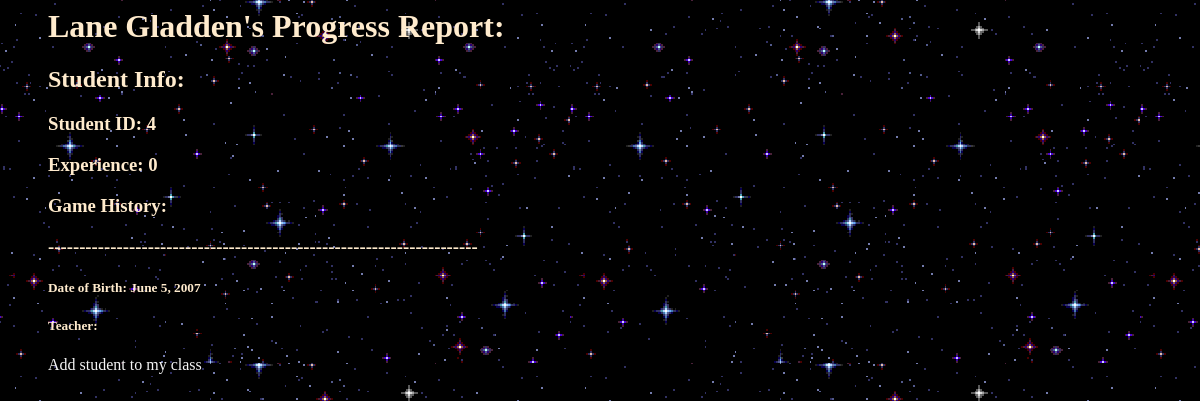
The app's page /users/studentReport/4 (signed in), older data.
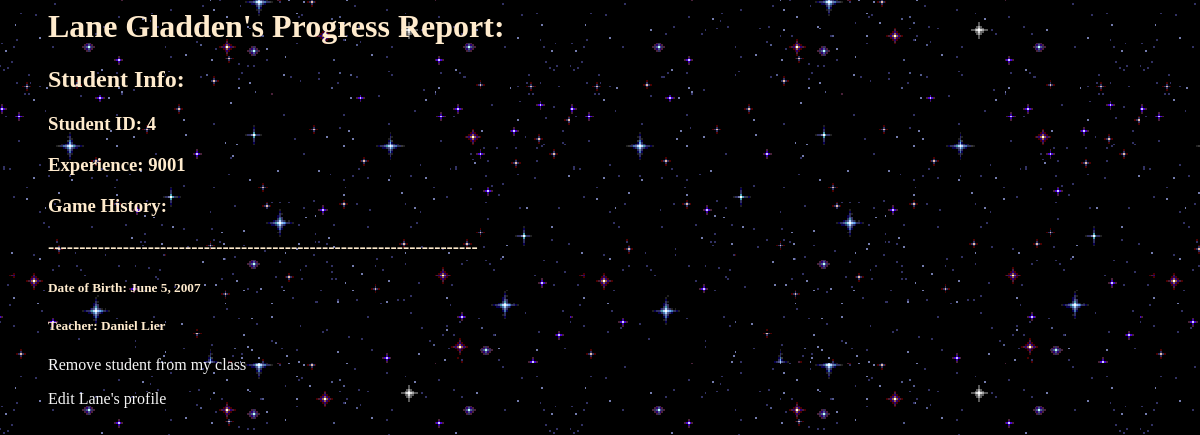
The same page, newer data.
### users/models.py (models this page shows)
class Student(models.Model):
    user = models.OneToOneField(CustomUser, on_delete=models.CASCADE, primary_key=True)
    teacher_id = models.ForeignKey(Teacher, on_delete=models.SET_NULL, null=True, default=None)
    total_xp = models.IntegerField(default=0)

class CustomUser(AbstractUser):
    id = models.IntegerField(auto_created=True, primary_key=True)
    fname = models.CharField(default='', max_length=15)
    lname = models.CharField(default='', max_length=25)
    birthdate = models.DateField(default='1900-01-01')
    is_student = models.BooleanField('student status', default=False)
    is_teacher = models.BooleanField('teacher status', default=False)
    def __str__(self):
        string = ' '
        string = self.fname + string + self.lname
        return string

class Teacher(models.Model):
    user = models.OneToOneField(CustomUser, on_delete=models.CASCADE, primary_key=True)

### users/views.py (the view)
# urls.py: path('studentReport/<int:student_id>', views.studentReport, name='studentReport'),
def studentReport(request, student_id):
    user = get_object_or_404(CustomUser, id = student_id)
    student = user.student
    teacher = request.user.teacher
    games = GameInstance.objects.all()
    return render(request, 'studentReport.html', {'student': student, 'teacher': teacher, 'games': games})

### templates/studentReport.html (shortened to what this page needs)
{% load static %}
<link rel="stylesheet" type="text/css" href="{% static 'users/style.css' %}">
{% if student %}
    <ul>
        <H1>{{ student.user.fname }} {{ student.user.lname }}'s Progress Report:</H1>
        <h2>Student Info:</h2>
        <h3>Student ID: {{ student.user.id }}</h3>
        <h3>Experience: {{ student.total_xp }}</h3>
        <h3>Game History:</h3>
        <h3>---------------------------------------------------------------------</h3>
        <h5>Date of Birth: {{ student.user.birthdate }}</h5>
        <h5>Teacher: {{ student.teacher_id.user}}</h5>
    {% if student.teacher_id != teacher %}
        <p><a href="{% url 'added' student.user.id %}">Add student to my class</a></p>
    {% endif %}
    {% if student.teacher_id == teacher %}
        <p><a href="{% url 'removed' student.user.id %}">Remove student from my class</a></p>
        <p><a href="{% url 'editStudent' student.user.id %}">Edit {{ student.user.fname }}'s profile</a></p>
    {% endif %}
    </ul>
{% else %}
    <p>No student with that id.</p>
{% endif %}

Row changes from the older to the newer data that the page shows:
changed Student "Lane": total_xp "0" → "9001"; teacher_id.user (not shown) → "Daniel Lier"; teacher_id_id empty → 9 (drawn); user.fname (not shown) → "Lane"
Text that changed along with them:
text no longer shown: "Add student to my class"
text now shown: "Remove student from my class Edit 's profile"
